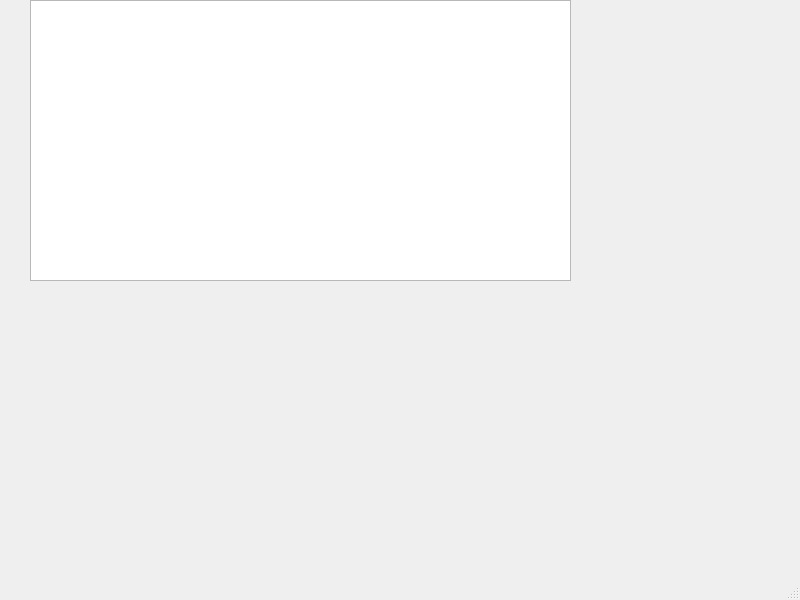
<?xml version="1.0" encoding="UTF-8"?>
<ui version="4.0">
 <class>MainWindow</class>
 <widget class="QMainWindow" name="MainWindow">
  <property name="geometry">
   <rect>
    <x>0</x>
    <y>0</y>
    <width>800</width>
    <height>600</height>
   </rect>
  </property>
  <property name="windowTitle">
   <string>MainWindow</string>
  </property>
  <widget class="QWidget" name="centralwidget">
   <widget class="QGraphicsView" name="myGraphicsView">
    <property name="geometry">
     <rect>
      <x>30</x>
      <y>0</y>
      <width>541</width>
      <height>281</height>
     </rect>
    </property>
   </widget>
  </widget>
  <widget class="QMenuBar" name="menubar">
   <property name="geometry">
    <rect>
     <x>0</x>
     <y>0</y>
     <width>800</width>
     <height>17</height>
    </rect>
   </property>
  </widget>
  <widget class="QStatusBar" name="statusbar"/>
 </widget>
 <resources/>
 <connections/>
</ui>
